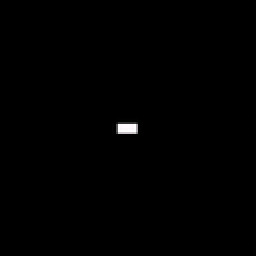
%> input picture exp04/f5.png, 128 x 128 px, shrunk from 286 x 286 before the run (shown 2 times larger)
$ octave fastFourierTransfor01.m   (GNU Octave 9; MATLAB toolbox functions it lacks are replaced by stand-ins)
%> lines starting %> are read from the running program, lines starting %| are printed output that depends on the picture
%> further down, I is the input picture: size 128x128x3 uint8; mean R, G, B 0.8, 0.8, 0.8
### exp04/fft_d2.m
function fftd2 = fft_d2(I)
    I=rgb2gray(I);
%> I: size 128x128 uint8
    I=im2double(I);
%> I: size 128x128 double
    [h,w] = size(I);
%> h = 128; w = 128

    %补零
    nh = 2^ceil(log2(h));
%> nh = 128
    nw = 2^ceil(log2(w));
%> nw = 128
    I = padarray(I,[nw-w,nh-h],0,'post');

    %ft
    for i = 1:nh
        I(i,:) = fft_d1(I(i,:));
    end
%> this loop made 128 passes
    for j = 1:nw
        I(:,j) = fft_d1(I(:,j));
    end

    fftd2 = I;
end

### exp04/fft_d1.m
function fftd1 = fft_d1(p)
    %递归计算fft
    L = length(p);%数组长度

    fftd1 = zeros(1,L/2);%保存fft结果

    %计算Feven和Fodd
    if L==2
        Feven = p(1);
        Fodd = p(2);
    else
        p_even = p(1:2:L-1);
        p_odd = p(2:2:L);
        Feven = fft_d1(p_even);
        Fodd = fft_d1(p_odd);
    end

    %相加计算ft
    for u = 1:L/2
        fodd = Fodd(u)*exp(-1*i*2*pi*(u-1)/L);
        fftd1(u) = Feven(u) + fodd;
        fftd1(u + L/2) = Feven(u) - fodd;
    end
end

### exp04/fastFourierTransfor01.m
I = imread("f5.png");

figure;
subplot(1,3,1);
imshow(uint8(I));
xlabel('原图像');

tic;
I1 = fft2(im2double(I));
t(1)=toc;
I2 = fft_d2(I);
t(2)=toc;
I1 = fftshift(I1);
I1 = abs(I1);
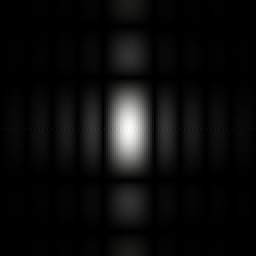
%> I1: size 128x128x3 double (shown 2 times larger); mean R, G, B 2.5, 2.5, 2.5; drawn with min black and max white
I1 = log(I1+1);
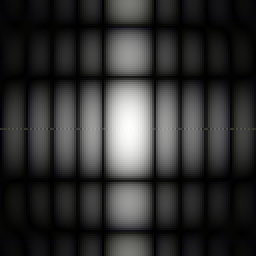
%> I1: size 128x128x3 double (shown 2 times larger); mean R, G, B 0.751, 0.751, 0.751; drawn with min black and max white
mmax = max(max(max(I1)));
mmin = min(min(min(I1)));
I1 = 255*I1./(mmax-mmin);
subplot(1,3,2);
imshow(uint8(I1));
xlabel("自带的FFT耗时："+ num2str(t(1)) + "s");


I2 = fftshift(I2);
I2 = abs(I2);
I2 = log(I2+1);
mmax = max(max(max(I2)));
mmin = min(min(min(I2)));
I2 = 255*I2./(mmax-mmin);
subplot(1,3,3);
imshow(uint8(I2));
xlabel("编写递归FFT耗时："+ num2str(t(2)-t(1)) + "s");
